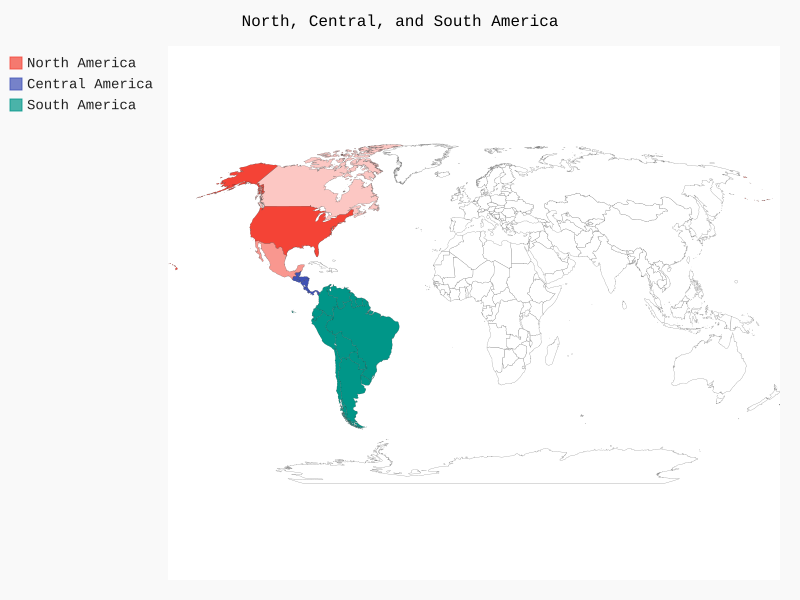

The script that drew this image:
from pygal_maps_world.maps import World

wm = World()
wm.title = 'North, Central, and South America'

wm.add('North America',{'ca': 3412600, 'mx': 113423000, 'us': 309349000})
wm.add('Central America', ['bz', 'cr', 'gt', 'hn', 'ni', 'pa', 'sv'])
wm.add('South America', ['ar', 'bo', 'br', 'cl', 'co', 'ec',  'gf',
                         'gy', 'pe', 'py', 'sr', 'uy', 've'])

wm.render_to_file('americas.svg')
